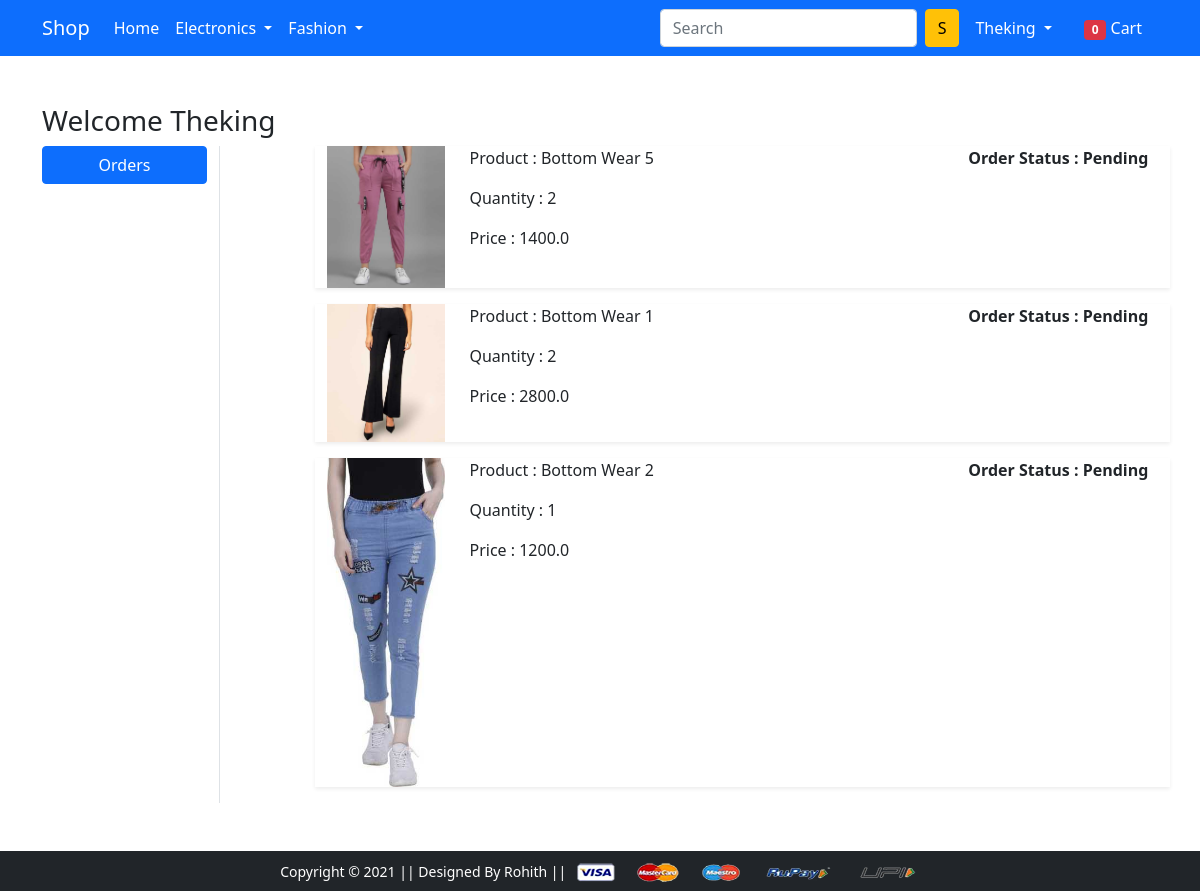
/orders/ (signed in), run on an earlier commit of the app's database.
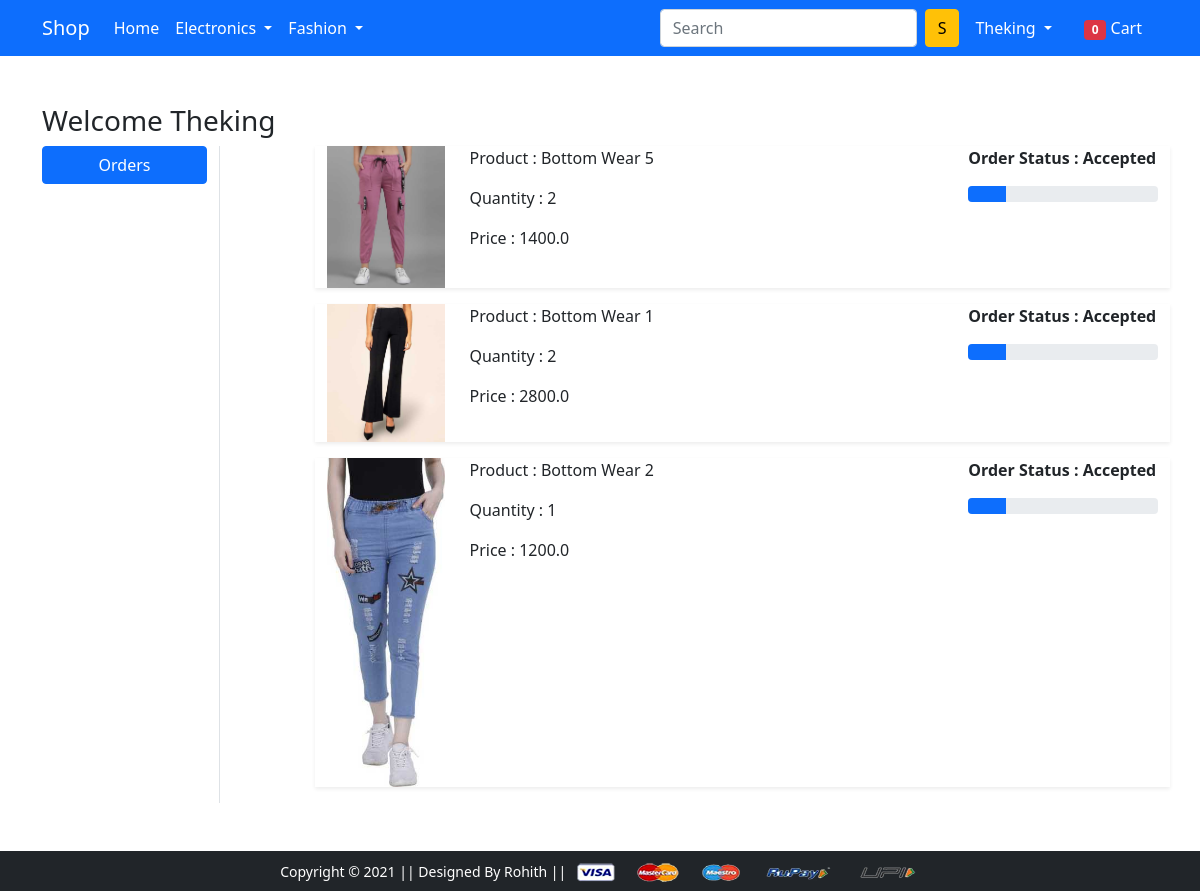
And on a later commit of the database.
### app/models.py (models this page shows, shortened)
class OrderPlaced(models.Model):
    user = models.ForeignKey(User, on_delete=models.CASCADE)
    customer = models.ForeignKey(Customer, on_delete=models.CASCADE)
    product = models.ForeignKey(Product, on_delete=models.CASCADE)
    quantity = models.PositiveIntegerField(default=1)
    ordered_date = models.DateTimeField(auto_now_add=True)
    status = models.CharField(max_length=50,choices=STATUS_CHOICES,default='Pending')
    @property
    def total_cost(self):
        return self.quantity * self.product.discounted_price

class Product(models.Model):
    title = models.CharField(max_length=100)
    selling_price = models.FloatField()
    discounted_price = models.FloatField()
    description = models.TextField()
    brand = models.CharField(max_length=100)
    category = models.CharField(choices=CATEGORY_CHOICES,max_length=2)
    product_image = models.ImageField(upload_to='producting')

### app/views.py (the view)
# urls.py: path('orders/', views.orders, name='orders'),
@login_required
def orders(request):
    op = OrderPlaced.objects.filter(user = request.user)
    carttotal = 0
    if request.user.is_authenticated:
        carttotal = len(Cart.objects.filter(user=request.user))
    return render(request, 'app/orders.html',{'order_placed':op,'carttotal':carttotal})

### app/templates/app/orders.html (shortened to what this page needs)
{% extends 'app/base.html' %}
{% load static %}
{% block main-content %}
<div class="container my-5">
    <div class="row">
        <h3>Welcome <span class="text-capitalize">{{request.user}}</span></h3>
        <div class="col-sm-2 border-end">
            <ul class="list-unstyled">
                <li class="d-grid"><a href="{% url 'orders' %}" class="btn btn-primary">Orders</a></li>
            </ul>
        </div>
        <div class="col-sm-9 offset-sm-1">
            {% for op in order_placed %}
            <div class="row shadow-sm mb-3">
                <div class="col-sm-2">
                    <img src="{{op.product.product_image.url}}" alt="" srcset="" class="img-fluid" height="140" width="140">
                </div>
                <div class="col-sm-7">
                    <p>Product : {{op.product.title}}</p>
                    <p>Quantity : {{op.quantity}}</p>
                    <p>Price : {{op.total_cost}}</p>
                </div>
                <div class="col-sm-3 fw-bold">
                    <p>Order Status : {{op.status}}</p>
                    {% if op.status == 'Accepted' %}
                    <div class="progress">
                        <div class="progress-bar" role="progressbar" style="width: 20%" aria-valuenow="0" aria-valuemax="100">
                        </div>
                    </div>
                    {% endif %}
                </div>
            </div>
            {% endfor %}
        </div>
    </div>
</div>
{% endblock main-content %}

What changed in the data, as far as the page shows it:
changed OrderPlaced "Bottom Wear 5": status "Pending" → "Accepted"
changed OrderPlaced "Bottom Wear 1": status "Pending" → "Accepted"
changed OrderPlaced "Bottom Wear 2": status "Pending" → "Accepted"
